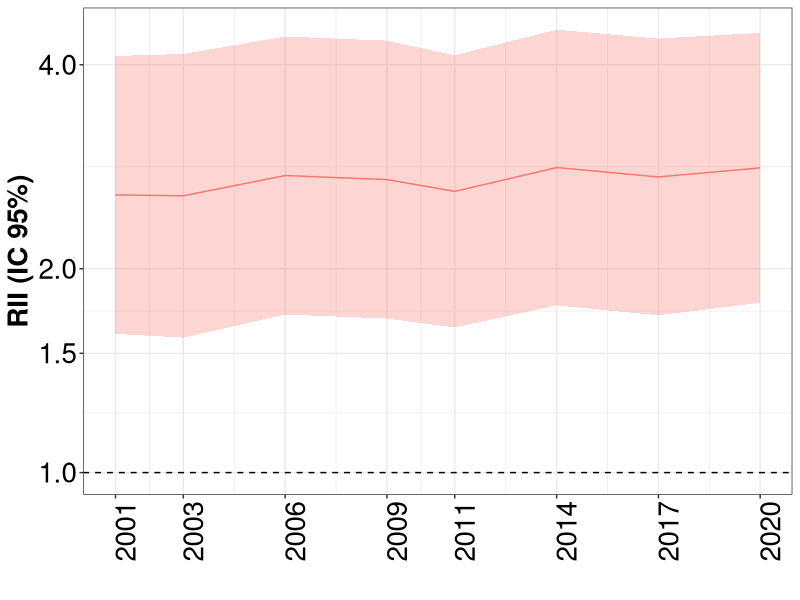
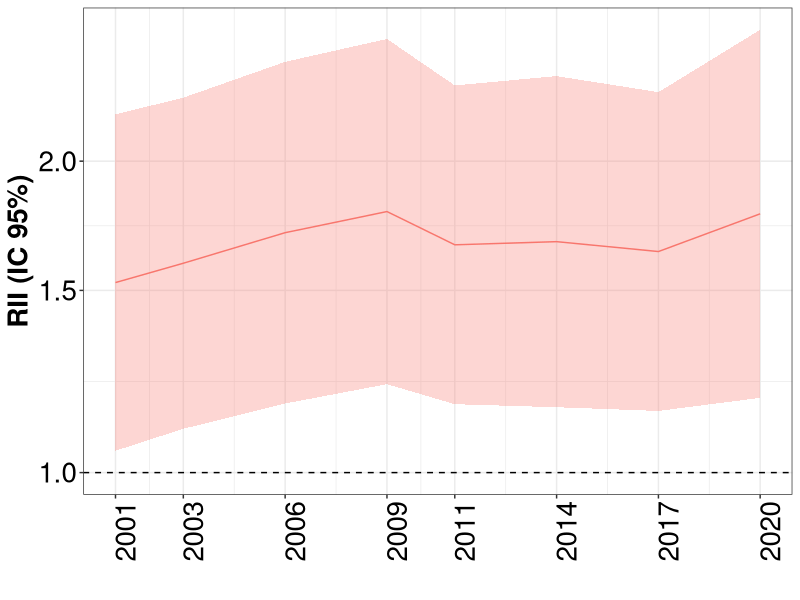
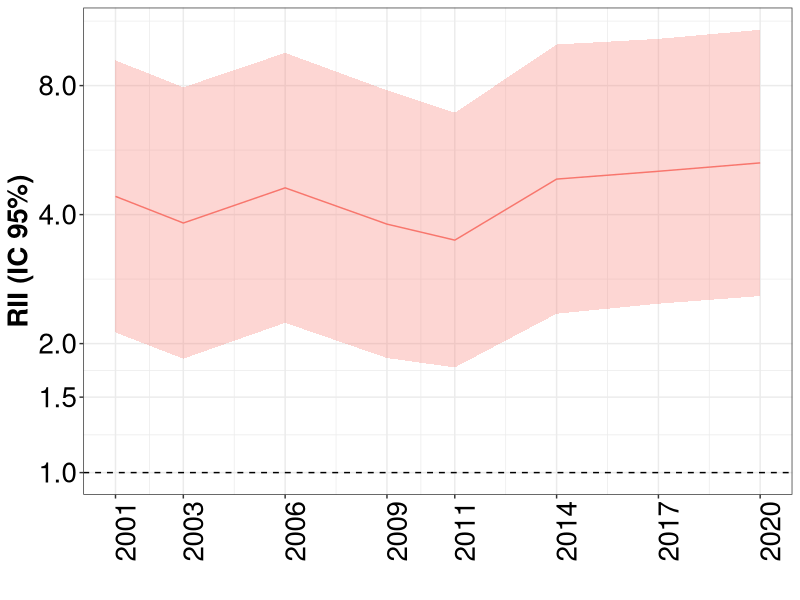
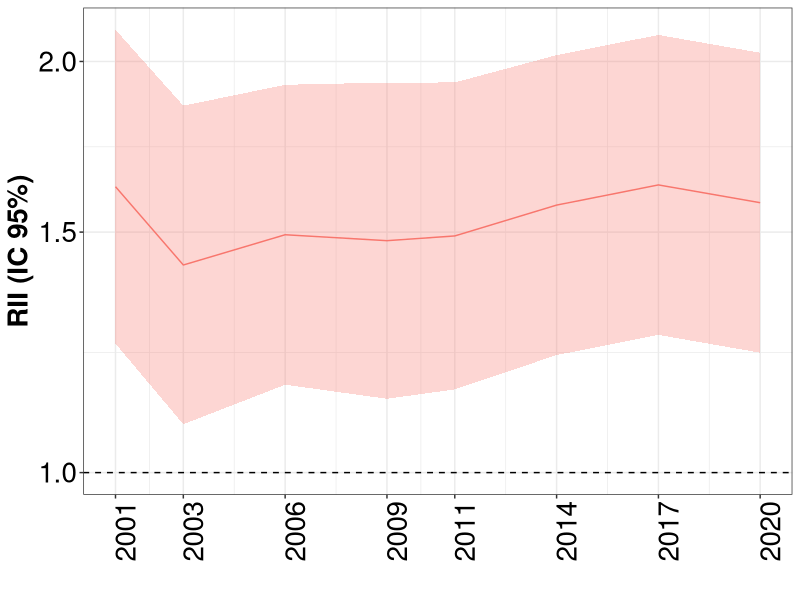
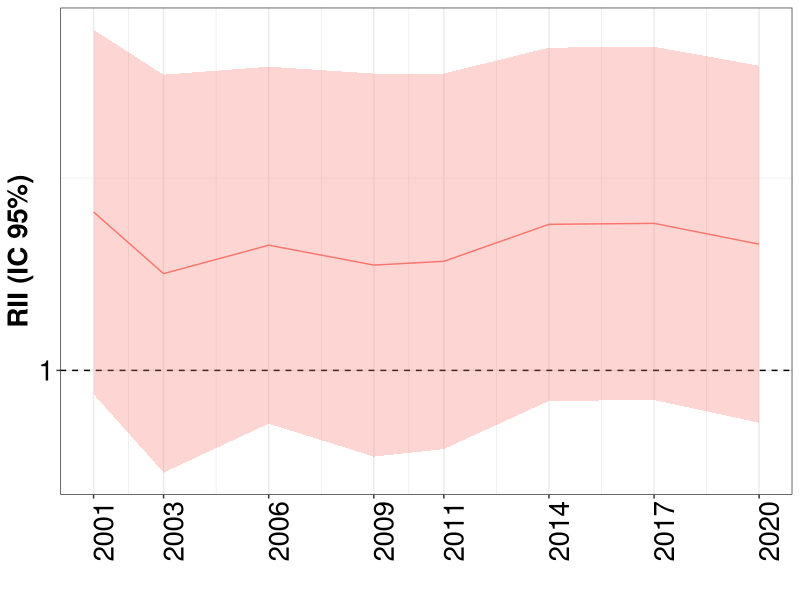
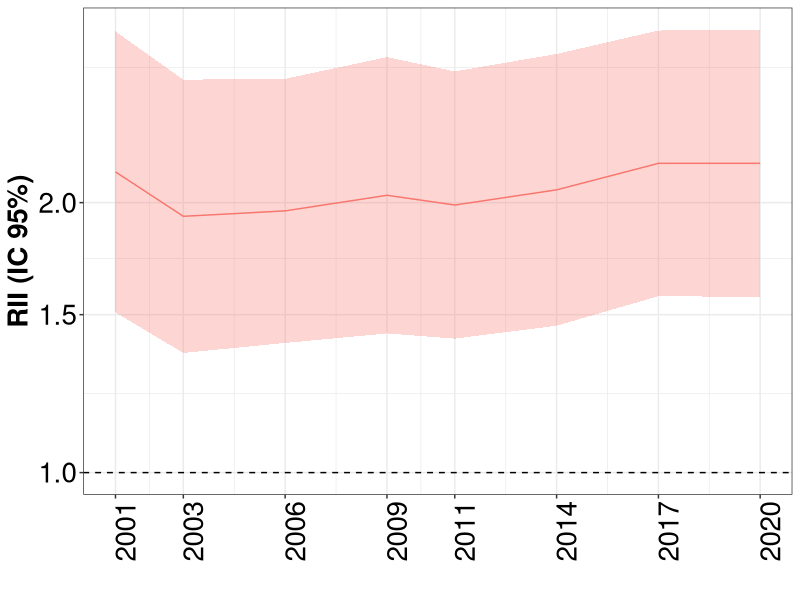
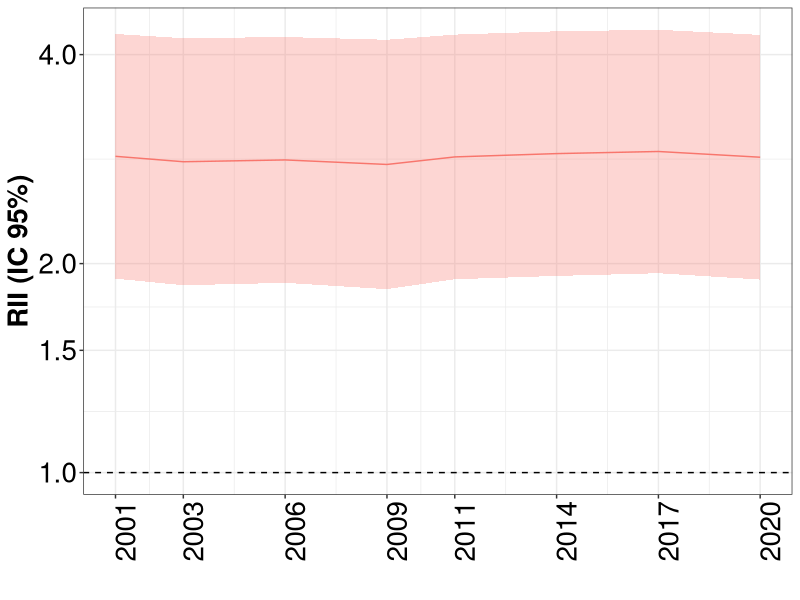
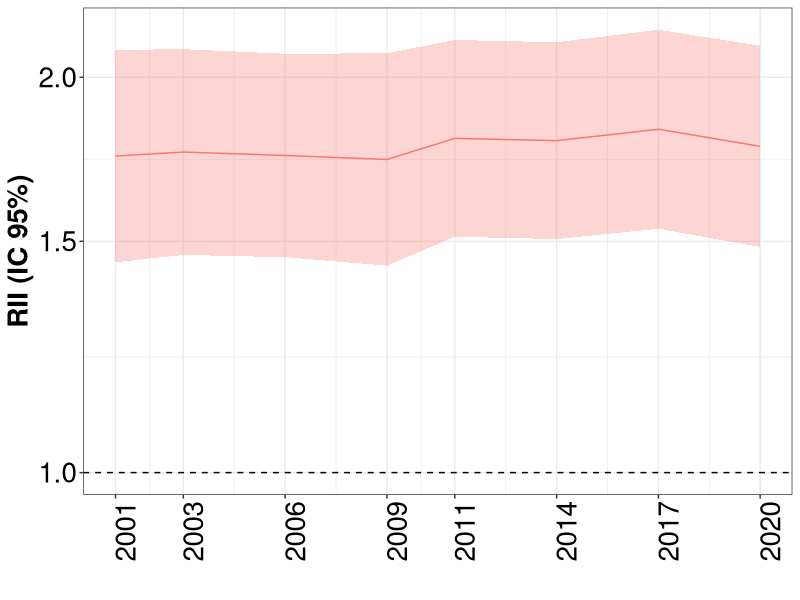

R code for these plots, in order:
## ---- chunk 1
knitr::opts_chunk$set(echo = TRUE)
library(tidyverse)
library(readxl)
library(ggplot2)

## ---- chunk 2

desigualdades_rii <- read.csv("rii.csv")
datos_ca <- desigualdades_rii %>%
  filter(abreviatura == "MC")

## ---- chunk 3

datos_ca %>%
  filter(fr =="diabetes", sexo=="Overall") %>%
  ggplot(aes(x=as.Date(encuesta), y=rii, ymin=rii_infci, ymax=rii_supci, group=fr)) +
  geom_hline(yintercept = 1, lty = 2) +
  geom_ribbon(alpha=0.3, aes(fill=fr)) +
  geom_line(aes(color=fr)) +
  scale_y_continuous(trans="log", breaks=c(0.75, 1, 1.5, 2, 4, 8, 16, 32))+
  scale_x_date(date_labels = "%Y", breaks = unique(as.Date(datos_ca$encuesta)))+
  labs(x="", y="RII (IC 95%)")+
  theme_bw()+
  theme(axis.text=element_text(size=20, color="black"),
                  axis.title=element_text(size=20, face="bold", color="black"),
                  axis.text.x = element_text(angle = 90),
                  strip.text = element_text(size=20, face="bold", color="black"),
                  legend.position="none")

## ---- chunk 4

datos_ca %>%
  filter(fr =="diabetes", sexo=="Hombre") %>%
  ggplot(aes(x=as.Date(encuesta), y=rii, ymin=rii_infci, ymax=rii_supci, group=fr)) +
  geom_hline(yintercept = 1, lty = 2) +
  geom_ribbon(alpha=0.3, aes(fill=fr)) +
  geom_line(aes(color=fr)) +
  scale_y_continuous(trans="log", breaks=c(0.75, 1, 1.5, 2, 4, 8, 16, 32))+
  scale_x_date(date_labels = "%Y", breaks = unique(as.Date(datos_ca$encuesta)))+
  labs(x="", y="RII (IC 95%)")+
  theme_bw()+
  theme(axis.text=element_text(size=20, color="black"),
                  axis.title=element_text(size=20, face="bold", color="black"),
                  axis.text.x = element_text(angle = 90),
                  strip.text = element_text(size=20, face="bold", color="black"),
                  legend.position="none")

## ---- chunk 5

datos_ca %>%
  filter(fr =="diabetes", sexo=="Mujeres") %>%
  ggplot(aes(x=as.Date(encuesta), y=rii, ymin=rii_infci, ymax=rii_supci, group=fr)) +
  geom_hline(yintercept = 1, lty = 2) +
  geom_ribbon(alpha=0.3, aes(fill=fr)) +
  geom_line(aes(color=fr)) +
  scale_y_continuous(trans="log", breaks=c(0.75, 1, 1.5, 2, 4, 8, 16, 32))+
  scale_x_date(date_labels = "%Y", breaks = unique(as.Date(datos_ca$encuesta)))+
  labs(x="", y="RII (IC 95%)")+
  theme_bw()+
  theme(axis.text=element_text(size=20, color="black"),
                  axis.title=element_text(size=20, face="bold", color="black"),
                  axis.text.x = element_text(angle = 90),
                  strip.text = element_text(size=20, face="bold", color="black"),
                  legend.position="none")

## ---- chunk 6

datos_ca %>%
  filter(fr =="hta", sexo=="Overall") %>%
  ggplot(aes(x=as.Date(encuesta), y=rii, ymin=rii_infci, ymax=rii_supci, group=fr)) +
  geom_hline(yintercept = 1, lty = 2) +
  geom_ribbon(alpha=0.3, aes(fill=fr)) +
  geom_line(aes(color=fr)) +
  scale_y_continuous(trans="log", breaks=c(0.75, 1, 1.5, 2, 4, 8, 16, 32))+
  scale_x_date(date_labels = "%Y", breaks = unique(as.Date(datos_ca$encuesta)))+
  labs(x="", y="RII (IC 95%)")+
  theme_bw()+
  theme(axis.text=element_text(size=20, color="black"),
                  axis.title=element_text(size=20, face="bold", color="black"),
                  axis.text.x = element_text(angle = 90),
                  strip.text = element_text(size=20, face="bold", color="black"),
                  legend.position="none")
## ---- chunk 7

datos_ca %>%
  filter(fr =="hta", sexo=="Hombre") %>%
  ggplot(aes(x=as.Date(encuesta), y=rii, ymin=rii_infci, ymax=rii_supci, group=fr)) +
  geom_hline(yintercept = 1, lty = 2) +
  geom_ribbon(alpha=0.3, aes(fill=fr)) +
  geom_line(aes(color=fr)) +
  scale_y_continuous(trans="log", breaks=c(0.75, 1, 1.5, 2, 4, 8, 16, 32))+
  scale_x_date(date_labels = "%Y", breaks = unique(as.Date(datos_ca$encuesta)))+
  labs(x="", y="RII (IC 95%)")+
  theme_bw()+
  theme(axis.text=element_text(size=20, color="black"),
                  axis.title=element_text(size=20, face="bold", color="black"),
                  axis.text.x = element_text(angle = 90),
                  strip.text = element_text(size=20, face="bold", color="black"),
                  legend.position="none")

## ---- chunk 8

datos_ca %>%
  filter(fr =="hta", sexo=="Mujeres") %>%
  ggplot(aes(x=as.Date(encuesta), y=rii, ymin=rii_infci, ymax=rii_supci, group=fr)) +
  geom_hline(yintercept = 1, lty = 2) +
  geom_ribbon(alpha=0.3, aes(fill=fr)) +
  geom_line(aes(color=fr)) +
  scale_y_continuous(trans="log", breaks=c(0.75, 1, 1.5, 2, 4, 8, 16, 32))+
  scale_x_date(date_labels = "%Y", breaks = unique(as.Date(datos_ca$encuesta)))+
  labs(x="", y="RII (IC 95%)")+
  theme_bw()+
  theme(axis.text=element_text(size=20, color="black"),
                  axis.title=element_text(size=20, face="bold", color="black"),
                  axis.text.x = element_text(angle = 90),
                  strip.text = element_text(size=20, face="bold", color="black"),
                  legend.position="none")

## ---- chunk 9

datos_ca %>%
  filter(fr =="obesity", sexo=="Overall") %>%
  ggplot(aes(x=as.Date(encuesta), y=rii, ymin=rii_infci, ymax=rii_supci, group=fr)) +
  geom_hline(yintercept = 1, lty = 2) +
  geom_ribbon(alpha=0.3, aes(fill=fr)) +
  geom_line(aes(color=fr)) +
  scale_y_continuous(trans="log", breaks=c(0.75, 1, 1.5, 2, 4, 8, 16, 32))+
  scale_x_date(date_labels = "%Y", breaks = unique(as.Date(datos_ca$encuesta)))+
  labs(x="", y="RII (IC 95%)")+
  theme_bw()+
  theme(axis.text=element_text(size=20, color="black"),
                  axis.title=element_text(size=20, face="bold", color="black"),
                  axis.text.x = element_text(angle = 90),
                  strip.text = element_text(size=20, face="bold", color="black"),
                  legend.position="none")
## ---- chunk 10

datos_ca %>%
  filter(fr =="obesity", sexo=="Hombre") %>%
  ggplot(aes(x=as.Date(encuesta), y=rii, ymin=rii_infci, ymax=rii_supci, group=fr)) +
  geom_hline(yintercept = 1, lty = 2) +
  geom_ribbon(alpha=0.3, aes(fill=fr)) +
  geom_line(aes(color=fr)) +
  scale_y_continuous(trans="log", breaks=c(0.75, 1, 1.5, 2, 4, 8, 16, 32))+
  scale_x_date(date_labels = "%Y", breaks = unique(as.Date(datos_ca$encuesta)))+
  labs(x="", y="RII (IC 95%)")+
  theme_bw()+
  theme(axis.text=element_text(size=20, color="black"),
                  axis.title=element_text(size=20, face="bold", color="black"),
                  axis.text.x = element_text(angle = 90),
                  strip.text = element_text(size=20, face="bold", color="black"),
                  legend.position="none")

## ---- chunk 11

datos_ca %>%
  filter(fr =="obesity", sexo=="Mujeres") %>%
  ggplot(aes(x=as.Date(encuesta), y=rii, ymin=rii_infci, ymax=rii_supci, group=fr)) +
  geom_hline(yintercept = 1, lty = 2) +
  geom_ribbon(alpha=0.3, aes(fill=fr)) +
  geom_line(aes(color=fr)) +
  scale_y_continuous(trans="log", breaks=c(0.75, 1, 1.5, 2, 4, 8, 16, 32))+
  scale_x_date(date_labels = "%Y", breaks = unique(as.Date(datos_ca$encuesta)))+
  labs(x="", y="RII (IC 95%)")+
  theme_bw()+
  theme(axis.text=element_text(size=20, color="black"),
                  axis.title=element_text(size=20, face="bold", color="black"),
                  axis.text.x = element_text(angle = 90),
                  strip.text = element_text(size=20, face="bold", color="black"),
                  legend.position="none")

## ---- chunk 12

datos_ca %>%
  filter(fr =="col", sexo=="Overall") %>%
  ggplot(aes(x=as.Date(encuesta), y=rii, ymin=rii_infci, ymax=rii_supci, group=fr)) +
  geom_hline(yintercept = 1, lty = 2) +
  geom_ribbon(alpha=0.3, aes(fill=fr)) +
  geom_line(aes(color=fr)) +
  scale_y_continuous(trans="log", breaks=c(0.75, 1, 1.5, 2, 4, 8, 16, 32))+
  scale_x_date(date_labels = "%Y", breaks = unique(as.Date(datos_ca$encuesta)))+
  labs(x="", y="RII (IC 95%)")+
  theme_bw()+
  theme(axis.text=element_text(size=20, color="black"),
                  axis.title=element_text(size=20, face="bold", color="black"),
                  axis.text.x = element_text(angle = 90),
                  strip.text = element_text(size=20, face="bold", color="black"),
                  legend.position="none")
## ---- chunk 13

datos_ca %>%
  filter(fr =="col", sexo=="Hombre") %>%
  ggplot(aes(x=as.Date(encuesta), y=rii, ymin=rii_infci, ymax=rii_supci, group=fr)) +
  geom_hline(yintercept = 1, lty = 2) +
  geom_ribbon(alpha=0.3, aes(fill=fr)) +
  geom_line(aes(color=fr)) +
  scale_y_continuous(trans="log", breaks=c(0.75, 1, 1.5, 2, 4, 8, 16, 32))+
  scale_x_date(date_labels = "%Y", breaks = unique(as.Date(datos_ca$encuesta)))+
  labs(x="", y="RII (IC 95%)")+
  theme_bw()+
  theme(axis.text=element_text(size=20, color="black"),
                  axis.title=element_text(size=20, face="bold", color="black"),
                  axis.text.x = element_text(angle = 90),
                  strip.text = element_text(size=20, face="bold", color="black"),
                  legend.position="none")

## ---- chunk 14

datos_ca %>%
  filter(fr =="col", sexo=="Mujeres") %>%
  ggplot(aes(x=as.Date(encuesta), y=rii, ymin=rii_infci, ymax=rii_supci, group=fr)) +
  geom_hline(yintercept = 1, lty = 2) +
  geom_ribbon(alpha=0.3, aes(fill=fr)) +
  geom_line(aes(color=fr)) +
  scale_y_continuous(trans="log", breaks=c(0.75, 1, 1.5, 2, 4, 8, 16, 32))+
  scale_x_date(date_labels = "%Y", breaks = unique(as.Date(datos_ca$encuesta)))+
  labs(x="", y="RII (IC 95%)")+
  theme_bw()+
  theme(axis.text=element_text(size=20, color="black"),
                  axis.title=element_text(size=20, face="bold", color="black"),
                  axis.text.x = element_text(angle = 90),
                  strip.text = element_text(size=20, face="bold", color="black"),
                  legend.position="none")

## ---- chunk 15

datos_ca %>%
  filter(fr =="sedentario", sexo=="Overall") %>%
  ggplot(aes(x=as.Date(encuesta), y=rii, ymin=rii_infci, ymax=rii_supci, group=fr)) +
  geom_hline(yintercept = 1, lty = 2) +
  geom_ribbon(alpha=0.3, aes(fill=fr)) +
  geom_line(aes(color=fr)) +
  scale_y_continuous(trans="log", breaks=c(0.75, 1, 1.5, 2, 4, 8, 16, 32))+
  scale_x_date(date_labels = "%Y", breaks = unique(as.Date(datos_ca$encuesta)))+
  labs(x="", y="RII (IC 95%)")+
  theme_bw()+
  theme(axis.text=element_text(size=20, color="black"),
                  axis.title=element_text(size=20, face="bold", color="black"),
                  axis.text.x = element_text(angle = 90),
                  strip.text = element_text(size=20, face="bold", color="black"),
                  legend.position="none")
## ---- chunk 16

datos_ca %>%
  filter(fr =="sedentario", sexo=="Hombre") %>%
  ggplot(aes(x=as.Date(encuesta), y=rii, ymin=rii_infci, ymax=rii_supci, group=fr)) +
  geom_hline(yintercept = 1, lty = 2) +
  geom_ribbon(alpha=0.3, aes(fill=fr)) +
  geom_line(aes(color=fr)) +
  scale_y_continuous(trans="log", breaks=c(0.75, 1, 1.5, 2, 4, 8, 16, 32))+
  scale_x_date(date_labels = "%Y", breaks = unique(as.Date(datos_ca$encuesta)))+
  labs(x="", y="RII (IC 95%)")+
  theme_bw()+
  theme(axis.text=element_text(size=20, color="black"),
                  axis.title=element_text(size=20, face="bold", color="black"),
                  axis.text.x = element_text(angle = 90),
                  strip.text = element_text(size=20, face="bold", color="black"),
                  legend.position="none")

## ---- chunk 17

datos_ca %>%
  filter(fr =="sedentario", sexo=="Mujeres") %>%
  ggplot(aes(x=as.Date(encuesta), y=rii, ymin=rii_infci, ymax=rii_supci, group=fr)) +
  geom_hline(yintercept = 1, lty = 2) +
  geom_ribbon(alpha=0.3, aes(fill=fr)) +
  geom_line(aes(color=fr)) +
  scale_y_continuous(trans="log", breaks=c(0.75, 1, 1.5, 2, 4, 8, 16, 32))+
  scale_x_date(date_labels = "%Y", breaks = unique(as.Date(datos_ca$encuesta)))+
  labs(x="", y="RII (IC 95%)")+
  theme_bw()+
  theme(axis.text=element_text(size=20, color="black"),
                  axis.title=element_text(size=20, face="bold", color="black"),
                  axis.text.x = element_text(angle = 90),
                  strip.text = element_text(size=20, face="bold", color="black"),
                  legend.position="none")

## ---- chunk 18

datos_ca %>%
  filter(fr =="smoking", sexo=="Overall") %>%
  ggplot(aes(x=as.Date(encuesta), y=rii, ymin=rii_infci, ymax=rii_supci, group=fr)) +
  geom_hline(yintercept = 1, lty = 2) +
  geom_ribbon(alpha=0.3, aes(fill=fr)) +
  geom_line(aes(color=fr)) +
  scale_y_continuous(trans="log", breaks=c(0.75, 1, 1.5, 2, 4, 8, 16, 32))+
  scale_x_date(date_labels = "%Y", breaks = unique(as.Date(datos_ca$encuesta)))+
  labs(x="", y="RII (IC 95%)")+
  theme_bw()+
  theme(axis.text=element_text(size=20, color="black"),
                  axis.title=element_text(size=20, face="bold", color="black"),
                  axis.text.x = element_text(angle = 90),
                  strip.text = element_text(size=20, face="bold", color="black"),
                  legend.position="none")
## ---- chunk 19

datos_ca %>%
  filter(fr =="smoking", sexo=="Hombre") %>%
  ggplot(aes(x=as.Date(encuesta), y=rii, ymin=rii_infci, ymax=rii_supci, group=fr)) +
  geom_hline(yintercept = 1, lty = 2) +
  geom_ribbon(alpha=0.3, aes(fill=fr)) +
  geom_line(aes(color=fr)) +
  scale_y_continuous(trans="log", breaks=c(0.75, 1, 1.5, 2, 4, 8, 16, 32))+
  scale_x_date(date_labels = "%Y", breaks = unique(as.Date(datos_ca$encuesta)))+
  labs(x="", y="RII (IC 95%)")+
  theme_bw()+
  theme(axis.text=element_text(size=20, color="black"),
                  axis.title=element_text(size=20, face="bold", color="black"),
                  axis.text.x = element_text(angle = 90),
                  strip.text = element_text(size=20, face="bold", color="black"),
                  legend.position="none")

## ---- chunk 20

datos_ca %>%
  filter(fr =="smoking", sexo=="Mujeres") %>%
  ggplot(aes(x=as.Date(encuesta), y=rii, ymin=rii_infci, ymax=rii_supci, group=fr)) +
  geom_hline(yintercept = 1, lty = 2) +
  geom_ribbon(alpha=0.3, aes(fill=fr)) +
  geom_line(aes(color=fr)) +
  scale_y_continuous(trans="log", breaks=c(0.75, 1, 1.5, 2, 4, 8, 16, 32))+
  scale_x_date(date_labels = "%Y", breaks = unique(as.Date(datos_ca$encuesta)))+
  labs(x="", y="RII (IC 95%)")+
  theme_bw()+
  theme(axis.text=element_text(size=20, color="black"),
                  axis.title=element_text(size=20, face="bold", color="black"),
                  axis.text.x = element_text(angle = 90),
                  strip.text = element_text(size=20, face="bold", color="black"),
                  legend.position="none")

## ---- chunk 21

datos_ca %>%
  filter(fr =="alcohol", sexo=="Overall") %>%
  ggplot(aes(x=as.Date(encuesta), y=rii, ymin=rii_infci, ymax=rii_supci, group=fr)) +
  geom_hline(yintercept = 1, lty = 2) +
  geom_ribbon(alpha=0.3, aes(fill=fr)) +
  geom_line(aes(color=fr)) +
  scale_y_continuous(trans="log", breaks=c(0.75, 1, 1.5, 2, 4, 8, 16, 32))+
  scale_x_date(date_labels = "%Y", breaks = unique(as.Date(datos_ca$encuesta)))+
  labs(x="", y="RII (IC 95%)")+
  theme_bw()+
  theme(axis.text=element_text(size=20, color="black"),
                  axis.title=element_text(size=20, face="bold", color="black"),
                  axis.text.x = element_text(angle = 90),
                  strip.text = element_text(size=20, face="bold", color="black"),
                  legend.position="none")
## ---- chunk 22

datos_ca %>%
  filter(fr =="alcohol", sexo=="Hombre") %>%
  ggplot(aes(x=as.Date(encuesta), y=rii, ymin=rii_infci, ymax=rii_supci, group=fr)) +
  geom_hline(yintercept = 1, lty = 2) +
  geom_ribbon(alpha=0.3, aes(fill=fr)) +
  geom_line(aes(color=fr)) +
  scale_y_continuous(trans="log", breaks=c(0.75, 1, 1.5, 2, 4, 8, 16, 32))+
  scale_x_date(date_labels = "%Y", breaks = unique(as.Date(datos_ca$encuesta)))+
  labs(x="", y="RII (IC 95%)")+
  theme_bw()+
  theme(axis.text=element_text(size=20, color="black"),
                  axis.title=element_text(size=20, face="bold", color="black"),
                  axis.text.x = element_text(angle = 90),
                  strip.text = element_text(size=20, face="bold", color="black"),
                  legend.position="none")

## ---- chunk 23

datos_ca %>%
  filter(fr =="alcohol", sexo=="Mujeres") %>%
  ggplot(aes(x=as.Date(encuesta), y=rii, ymin=rii_infci, ymax=rii_supci, group=fr)) +
  geom_hline(yintercept = 1, lty = 2) +
  geom_ribbon(alpha=0.3, aes(fill=fr)) +
  geom_line(aes(color=fr)) +
  scale_y_continuous(trans="log", breaks=c(0.75, 1, 1.5, 2, 4, 8, 16, 32))+
  scale_x_date(date_labels = "%Y", breaks = unique(as.Date(datos_ca$encuesta)))+
  labs(x="", y="RII (IC 95%)")+
  theme_bw()+
  theme(axis.text=element_text(size=20, color="black"),
                  axis.title=element_text(size=20, face="bold", color="black"),
                  axis.text.x = element_text(angle = 90),
                  strip.text = element_text(size=20, face="bold", color="black"),
                  legend.position="none")

